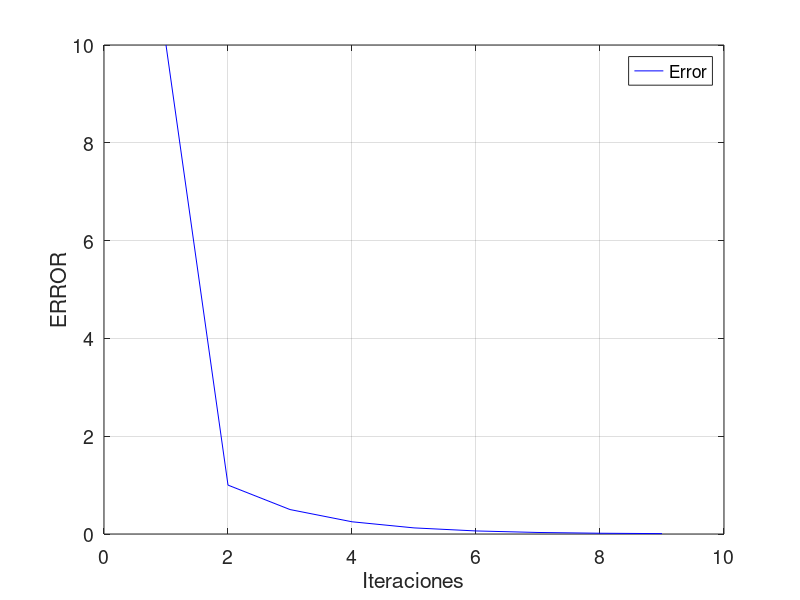

This chart was generated by the following MATLAB code:
 xl=0;
 xu=2;
 i=1;
 e(i)=10;
 
 
 while(e(i)>0.01)
 xr=(xl+xu)/2;
 
 g_xl=xl^2-2;
 g_xr=xr^2-2;
 g_xu=xu^2-2;
 
 if(g_xl*g_xr < 0)
     xu=xr;
     e(i+1)=abs(xr-xl);  
 end 
 
 if(g_xu*g_xr < 0)
     xl=xr;
     e(i+1)= abs(xu-xr);
 end
 i=i+1;
 if(g_xu*g_xr==0)
     xr=xr;
 end
 end
 
 tamanio=size(e);
 iter=1:1:tamanio(2);
 
 figure('DefaultAxesFontSize',14)
 plot(iter,e,'color','blue')
 grid on
 xlabel('Iteraciones')
 ylabel('ERROR')
 legend('Error')
 
 
 
 